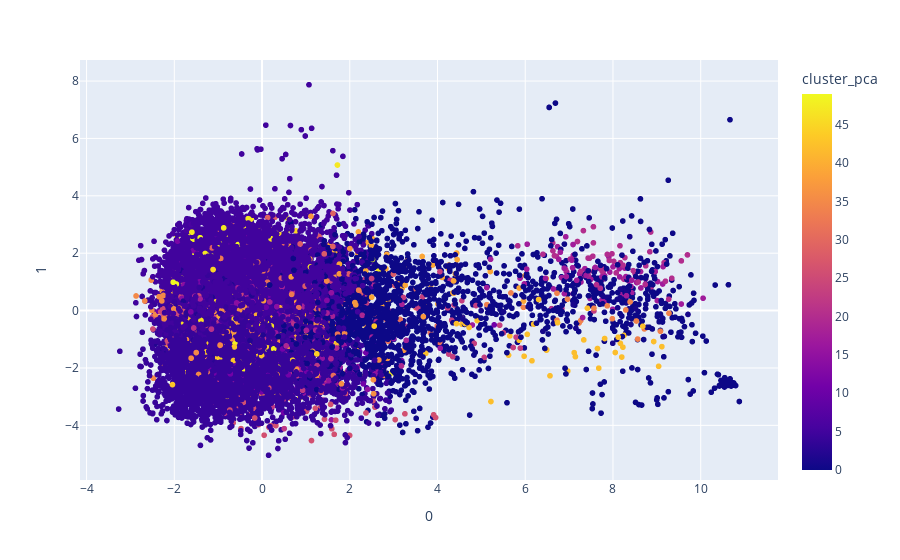

Here is the notebook cell this chart was saved with:
### Markdown cell above
## Aula 3.3 Analisando o cluster

### Code cell
fig = px.scatter(
   projection_m, x=0, y=1, color='cluster_pca', hover_data=[0, 1, 'song'])
fig.show()

### Figure 1 — Plotly figure (JSON) as saved in the notebook; plotly's stock layout.template omitted (floating-point values rounded to 4 significant figures; data arrays with more than 128 entries replaced by an {"elided": "..."} marker saying what was removed)
{"data": [{"customdata": {"elided": "20311x1 str values"}, "hovertemplate": "0=%{x}<br>1=%{y}<br>song=%{customdata[0]}<br>cluster_pca=%{marker.color}<extra></extra>", "legendgroup": "", "marker": {"color": {"elided": "20311 int values"}, "coloraxis": "coloraxis", "symbol": "circle"}, "mode": "markers", "name": "", "showlegend": false, "type": "scattergl", "x": {"elided": "20311 float values"}, "xaxis": "x", "y": {"elided": "20311 float values"}, "yaxis": "y"}], "layout": {"coloraxis": {"colorbar": {"title": {"text": "cluster_pca"}}, "colorscale": [[0, "#0d0887"], [0.1111, "#46039f"], [0.2222, "#7201a8"], [0.3333, "#9c179e"], [0.4444, "#bd3786"], [0.5556, "#d8576b"], [0.6667, "#ed7953"], [0.7778, "#fb9f3a"], [0.8889, "#fdca26"], [1, "#f0f921"]]}, "legend": {"tracegroupgap": 0}, "margin": {"t": 60}, "xaxis": {"anchor": "y", "domain": [0, 1], "title": {"text": "0"}}, "yaxis": {"anchor": "x", "domain": [0, 1], "title": {"text": "1"}}}}
